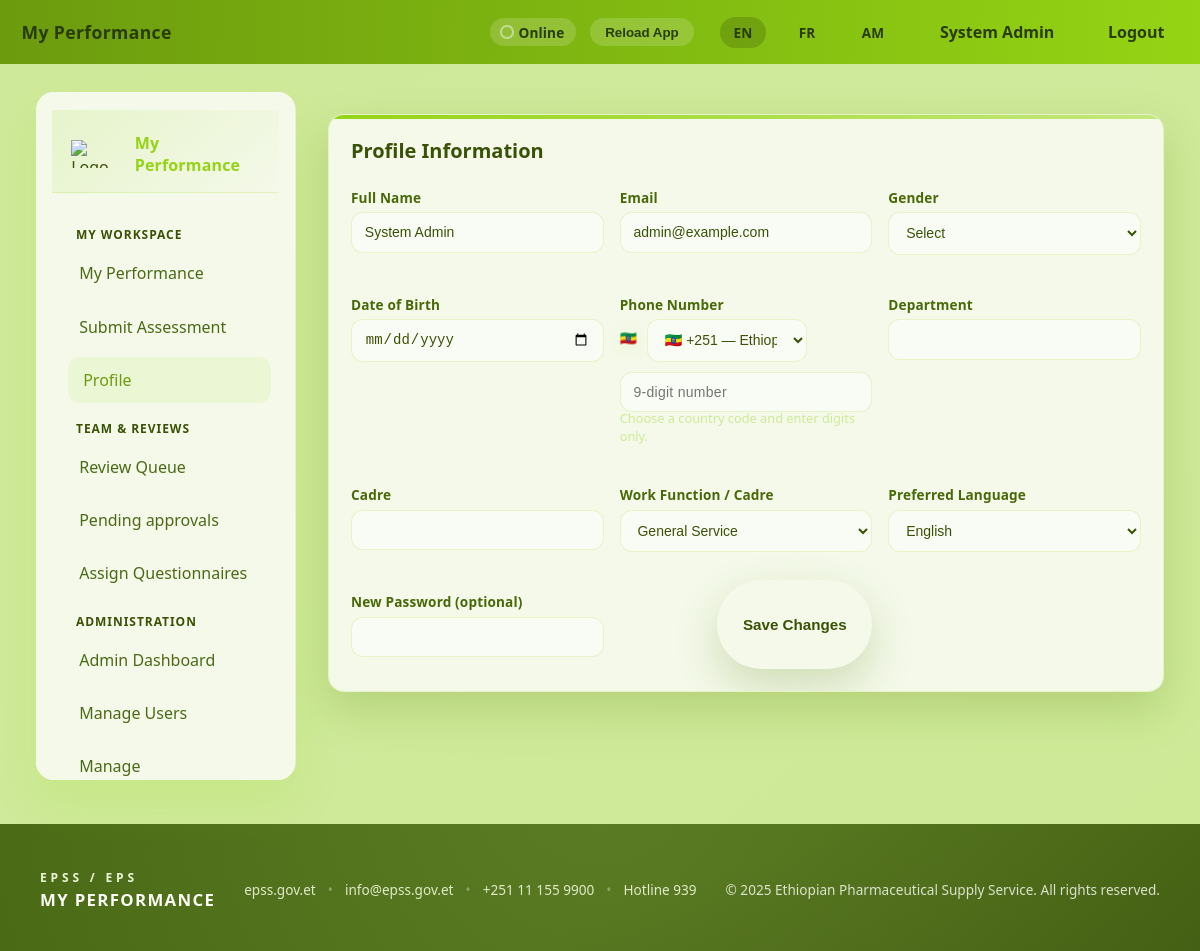
The app's page /profile.php (signed in) with its own data.
### tables this page shows
CREATE TABLE site_config (
  id INT PRIMARY KEY,
  site_name VARCHAR(200) NULL,
  landing_text TEXT NULL,
  address VARCHAR(255) NULL,
  contact VARCHAR(255) NULL,
  logo_path VARCHAR(255) NULL,
  footer_org_name VARCHAR(255) NULL,
  footer_org_short VARCHAR(100) NULL,
  footer_website_label VARCHAR(255) NULL,
  footer_website_url VARCHAR(255) NULL,
  footer_email VARCHAR(255) NULL,
  footer_phone VARCHAR(255) NULL,
  footer_hotline_label VARCHAR(255) NULL,
  footer_hotline_number VARCHAR(50) NULL,
  footer_rights VARCHAR(255) NULL,
  google_oauth_enabled TINYINT(1) NOT NULL DEFAULT 0,
  google_oauth_client_id VARCHAR(255) NULL,
  google_oauth_client_secret VARCHAR(255) NULL,
  microsoft_oauth_enabled TINYINT(1) NOT NULL DEFAULT 0,
  microsoft_oauth_client_id VARCHAR(255) NULL,
  microsoft_oauth_client_secret VARCHAR(255) NULL,
  microsoft_oauth_tenant VARCHAR(255) NULL,
  color_theme VARCHAR(50) NOT NULL DEFAULT 'light',
  enabled_locales TEXT NULL,
  smtp_enabled TINYINT(1) NOT NULL DEFAULT 0,
  smtp_host VARCHAR(255) NULL,
  smtp_port INT NULL,
  smtp_username VARCHAR(255) NULL,
  smtp_password VARCHAR(255) NULL,
  smtp_encryption VARCHAR(10) NOT NULL DEFAULT 'none',
  smtp_from_email VARCHAR(255) NULL,
  smtp_from_name VARCHAR(255) NULL,
  smtp_timeout INT NULL
);

CREATE TABLE users (
  id INT AUTO_INCREMENT PRIMARY KEY,
  username VARCHAR(100) UNIQUE NOT NULL,
  password VARCHAR(255) NOT NULL,
  role ENUM('admin','supervisor','staff') NOT NULL DEFAULT 'staff',
  full_name VARCHAR(200) NULL,
  email VARCHAR(200) NULL,
  gender ENUM('female','male','other','prefer_not_say') DEFAULT NULL,
  date_of_birth DATE NULL,
  phone VARCHAR(50) NULL,
  department VARCHAR(150) NULL,
  cadre VARCHAR(150) NULL,
  work_function ENUM('finance','general_service','hrm','ict','leadership_tn','legal_service','pme','quantification','records_documentation','security_driver','security','tmd','wim','cmd','communication','dfm','driver','ethics') NOT NULL DEFAULT 'general_service',
  profile_completed TINYINT(1) NOT NULL DEFAULT 0,
  language VARCHAR(5) NOT NULL DEFAULT 'en',
  account_status ENUM('pending','active','disabled') NOT NULL DEFAULT 'active',
  next_assessment_date DATE NULL,
  first_login_at DATETIME NULL,
  approved_by INT NULL,
  approved_at DATETIME NULL,
  sso_provider VARCHAR(50) NULL,
  created_at TIMESTAMP DEFAULT CURRENT_TIMESTAMP,
  FOREIGN KEY (approved_by) REFERENCES users(id) ON DELETE SET NULL
);

### profile.php (the view, shortened to what the rows shown need)
<?php
require_once __DIR__ . '/config.php';
refresh_current_user($pdo);
$locale = ensure_locale();
$cfg = get_site_config($pdo);
$workFunctionOptions = work_function_choices($pdo);
?>
<!doctype html><html lang="<?=htmlspecialchars($locale, ENT_QUOTES, 'UTF-8')?>" data-base-url="<?=htmlspecialchars(BASE_URL, ENT_QUOTES, 'UTF-8')?>"><head>
<link rel="stylesheet" href="<?=asset_url('assets/css/material.css')?>">
<link rel="stylesheet" href="<?=asset_url('assets/css/styles.css')?>">
</head><body class="<?=htmlspecialchars(site_body_classes($cfg), ENT_QUOTES, 'UTF-8')?>" style="<?=htmlspecialchars(site_body_style($cfg), ENT_QUOTES, 'UTF-8')?>">
<?php include __DIR__.'/templates/header.php'; ?>
<section class="md-section">
  <div class="md-card md-elev-2">
    <h2 class="md-card-title"><?=t($t,'profile_information','Profile Information')?></h2>
    <form method="post" class="md-form-grid" action="<?=htmlspecialchars(url_for('profile.php'), ENT_QUOTES, 'UTF-8')?>">
      <label class="md-field">
        <span><?=t($t,'full_name','Full Name')?></span>
        <input name="full_name" value="<?=htmlspecialchars($user['full_name'] ?? '')?>" required>
      </label>
      <label class="md-field">
        <span><?=t($t,'email','Email')?></span>
        <input name="email" type="email" value="<?=htmlspecialchars($user['email'] ?? '')?>" required>
      </label>
      <label class="md-field">
        <span><?=t($t,'gender','Gender')?></span>
        <select name="gender" required>
          <?php $gval = $user['gender'] ?? ''; ?>
          <option value="" disabled <?= $gval ? '' : 'selected' ?>><?=t($t,'select_option','Select')?></option>
        </select>
      </label>
      <label class="md-field">
        <span><?=t($t,'work_function','Work Function / Cadre')?></span>
        <select name="work_function" required>
          <?php $wval = $user['work_function'] ?? ''; ?>
          <?php foreach ($workFunctionOptions as $function => $label): ?>
            <option value="<?=$function?>" <?=$wval===$function?'selected':''?>><?=htmlspecialchars($label ?? $function, ENT_QUOTES, 'UTF-8')?></option>
          <?php endforeach; ?>
        </select>
      </label>
    </form>
  </div>
</section>
<?php include __DIR__.'/templates/footer.php'; ?>
</body></html>

### templates/header.php (shortened to what the rows shown need)
<?php
require_once __DIR__ . '/../config.php';
$locale = ensure_locale();
$t = load_lang($locale);
$cfg = get_site_config($pdo);
$user = current_user();
$logoPath = get_branding_logo_path($cfg);
if ($logoPath === null) {
    $logoUrl = asset_url('logo.php');
} elseif (preg_match('#^https?://#i', $logoPath)) {
    $logoUrl = $logoPath;
} else {
    $logoUrl = asset_url(ltrim($logoPath, '/'));
}
$logoPathSmall = htmlspecialchars($logoUrl, ENT_QUOTES, 'UTF-8');
$siteTitle = htmlspecialchars($cfg['site_name'] ?? 'My Performance');
$availableLocales = available_locales();
?>
<header class="md-appbar md-elev-2">
  <div class="md-appbar-title"><?=$siteTitle?></div>
  <nav class="md-appbar-actions">
    <div
      class="md-status-indicator"
      data-status-indicator
      data-online-text="<?=htmlspecialchars(t($t, 'status_online', 'Online'), ENT_QUOTES, 'UTF-8')?>"
      data-offline-text="<?=htmlspecialchars(t($t, 'status_offline', 'Offline'), ENT_QUOTES, 'UTF-8')?>"
      role="status"
      aria-live="polite"
      aria-atomic="true"
    >
      <span class="md-status-dot" aria-hidden="true"></span>
      <span class="md-status-label"><?=htmlspecialchars(t($t, 'status_online', 'Online'), ENT_QUOTES, 'UTF-8')?></span>
    </div>
    <button type="button" class="md-appbar-button" id="appbar-reload-btn">
      <?=htmlspecialchars(t($t, 'reload_app', 'Reload App'), ENT_QUOTES, 'UTF-8')?>
    </button>
    <div class="md-lang-switch">
      <?php foreach ($availableLocales as $loc): ?>
        <a href="<?=htmlspecialchars(url_for('set_lang.php?lang=' . $loc), ENT_QUOTES, 'UTF-8')?>" class="<?=($locale === $loc) ? 'active' : ''?>"><?=strtoupper($loc)?></a>
      <?php endforeach; ?>
    </div>
    <a href="<?=htmlspecialchars(url_for('profile.php'), ENT_QUOTES, 'UTF-8')?>" class="md-appbar-link"><?=htmlspecialchars($user['full_name'] ?? $user['username'] ?? 'Profile')?></a>
    <a href="<?=htmlspecialchars(url_for('logout.php'), ENT_QUOTES, 'UTF-8')?>" class="md-appbar-link"><?=t($t, 'logout', 'Logout')?></a>
  </nav>
</header>
<div class="md-shell">
<aside class="md-drawer" data-drawer>
  <div class="md-drawer-header">
    <img src="<?=$logoPathSmall?>" alt="Logo" class="md-logo-sm">
    <div class="md-drawer-title"><?=$siteTitle?></div>
  </div>
</aside>
<main class="md-main">

### templates/footer.php (shortened to what the rows shown need)
<?php
require_once __DIR__ . '/../config.php';
$locale = ensure_locale();
$t = load_lang($locale);
$cfg = get_site_config($pdo);
$siteTitle = htmlspecialchars($cfg['site_name'] ?? t($t, 'footer_default_site', 'Ethiopian Pharmaceutical Supply Service'), ENT_QUOTES, 'UTF-8');
$orgName = htmlspecialchars(($cfg['footer_org_name'] ?? null) ?: t($t, 'footer_org', 'Ethiopian Pharmaceutical Supply Service'), ENT_QUOTES, 'UTF-8');
$orgShort = htmlspecialchars(($cfg['footer_org_short'] ?? null) ?: t($t, 'footer_org_short', 'EPSS / EPS'), ENT_QUOTES, 'UTF-8');
$rights = htmlspecialchars(($cfg['footer_rights'] ?? null) ?: t($t, 'footer_rights', 'All rights reserved.'), ENT_QUOTES, 'UTF-8');
$websiteLabelRaw = ($cfg['footer_website_label'] ?? null) ?: 'epss.gov.et';
$websiteLabel = htmlspecialchars($websiteLabelRaw, ENT_QUOTES, 'UTF-8');
$websiteUrlRaw = ($cfg['footer_website_url'] ?? null) ?: 'https://epss.gov.et';
$websiteUrl = htmlspecialchars($websiteUrlRaw, ENT_QUOTES, 'UTF-8');
$emailRaw = ($cfg['footer_email'] ?? null) ?: 'info@epss.gov.et';
$email = htmlspecialchars($emailRaw, ENT_QUOTES, 'UTF-8');
$phoneRaw = ($cfg['footer_phone'] ?? null) ?: '+251 11 155 9900';
$phone = htmlspecialchars($phoneRaw, ENT_QUOTES, 'UTF-8');
$phoneHref = htmlspecialchars('tel:' . preg_replace('/[^0-9+#*]/', '', (string)$phoneRaw), ENT_QUOTES, 'UTF-8');
$hotlineLabelRaw = ($cfg['footer_hotline_label'] ?? null) ?: 'Hotline 939';
$hotlineLabel = htmlspecialchars($hotlineLabelRaw, ENT_QUOTES, 'UTF-8');
$hotlineNumberSource = ($cfg['footer_hotline_number'] ?? null) ?: $hotlineLabelRaw;
$hotlineNumber = preg_replace('/[^0-9+#*]/', '', (string)$hotlineNumberSource);
$hotlineHref = htmlspecialchars('tel:' . $hotlineNumber, ENT_QUOTES, 'UTF-8');
$currentYear = date('Y');
?>
</main>
</div>
<footer class="md-footer">
  <div class="md-footer-inner">
    <div class="md-footer-brand">
      <span class="md-footer-brand-short"><?=$orgShort?></span>
      <span class="md-footer-brand-name"><?=$siteTitle?></span>
    </div>
    <div class="md-footer-links">
      <a href="<?=$websiteUrl?>" target="_blank" rel="noopener noreferrer"><?=$websiteLabel?></a>
      <span>•</span>
      <a href="mailto:<?=$email?>"><?=$email?></a>
      <span>•</span>
      <a href="<?=$phoneHref?>"><?=$phone?></a>
      <span>•</span>
      <a href="<?=$hotlineHref?>"><?=$hotlineLabel?></a>
    </div>
    <div class="md-footer-meta">&copy; <?=$currentYear?> <?=$orgName?>. <?=$rights?></div>
  </div>
</footer>

### records on screen
site_config: site_name "My Performance", footer_org_short "EPSS / EPS", site_name "MY PERFORMANCE", footer_website_label "epss.gov.et", footer_email "info@epss.gov.et", footer_phone "+251 11 155 9900", footer_hotline_label "Hotline 939", footer_org_name "Ethiopian Pharmaceutical Supply Service", footer_rights "All rights reserved."
users: full_name "System Admin", email "admin@example.com", gender "Select", work_function "General Service"

### other values on screen
t($t, 'reload_app', 'Reload App') "Reload App"
$loc "EN"
$loc "FR"
$loc "AM"
t($t, 'logout', 'Logout') "Logout"
t($t, 'my_workspace', 'My Workspace') "MY WORKSPACE"
t($t, 'my_performance', 'My Performance') "My Performance"
t($t, 'submit_assessment', 'Submit Assessment') "Submit Assessment"
t($t, 'profile', 'Profile') "Profile"
t($t, 'team_navigation', 'Team & Reviews') "TEAM & REVIEWS"
t($t, 'review_queue', 'Review Queue') "Review Queue"
t($t, 'pending_accounts', 'Pending Approvals') "Pending approvals"
t($t, 'assign_questionnaires', 'Assign Questionnaires') "Assign Questionnaires"
t($t, 'admin_navigation', 'Administration') "ADMINISTRATION"
t($t, 'admin_dashboard', 'Admin Dashboard') "Admin Dashboard"
